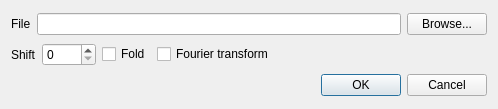
<?xml version="1.0" encoding="UTF-8"?>
<ui version="4.0">
 <class>DataOptionDialog</class>
 <widget class="QDialog" name="DataOptionDialog">
  <property name="geometry">
   <rect>
    <x>0</x>
    <y>0</y>
    <width>498</width>
    <height>109</height>
   </rect>
  </property>
  <property name="windowTitle">
   <string>Dialog</string>
  </property>
  <layout class="QVBoxLayout" name="verticalLayout">
   <item>
    <layout class="QHBoxLayout" name="horizontalLayout_3">
     <item>
      <widget class="QLabel" name="label_2">
       <property name="text">
        <string>File</string>
       </property>
      </widget>
     </item>
     <item>
      <layout class="QHBoxLayout" name="horizontalLayout_2">
       <item>
        <widget class="QLineEdit" name="filenameLineEdit"/>
       </item>
       <item>
        <widget class="QPushButton" name="browseButton">
         <property name="text">
          <string>Browse...</string>
         </property>
        </widget>
       </item>
      </layout>
     </item>
    </layout>
   </item>
   <item>
    <layout class="QHBoxLayout" name="horizontalLayout">
     <item>
      <widget class="QLabel" name="label">
       <property name="text">
        <string>Shift</string>
       </property>
      </widget>
     </item>
     <item>
      <widget class="QSpinBox" name="shiftSpinBox">
       <property name="maximum">
        <number>1024</number>
       </property>
      </widget>
     </item>
     <item>
      <widget class="QCheckBox" name="foldCheckBox">
       <property name="text">
        <string>Fold</string>
       </property>
      </widget>
     </item>
     <item>
      <widget class="QCheckBox" name="ftCheckBox">
       <property name="text">
        <string>Fourier transform</string>
       </property>
      </widget>
     </item>
     <item>
      <spacer name="horizontalSpacer">
       <property name="orientation">
        <enum>Qt::Horizontal</enum>
       </property>
       <property name="sizeHint" stdset="0">
        <size>
         <width>40</width>
         <height>20</height>
        </size>
       </property>
      </spacer>
     </item>
    </layout>
   </item>
   <item>
    <widget class="QDialogButtonBox" name="buttonBox">
     <property name="orientation">
      <enum>Qt::Horizontal</enum>
     </property>
     <property name="standardButtons">
      <set>QDialogButtonBox::Cancel|QDialogButtonBox::Ok</set>
     </property>
    </widget>
   </item>
  </layout>
 </widget>
 <resources/>
 <connections>
  <connection>
   <sender>buttonBox</sender>
   <signal>accepted()</signal>
   <receiver>DataOptionDialog</receiver>
   <slot>accept()</slot>
   <hints>
    <hint type="sourcelabel">
     <x>248</x>
     <y>254</y>
    </hint>
    <hint type="destinationlabel">
     <x>157</x>
     <y>274</y>
    </hint>
   </hints>
  </connection>
  <connection>
   <sender>buttonBox</sender>
   <signal>rejected()</signal>
   <receiver>DataOptionDialog</receiver>
   <slot>reject()</slot>
   <hints>
    <hint type="sourcelabel">
     <x>316</x>
     <y>260</y>
    </hint>
    <hint type="destinationlabel">
     <x>286</x>
     <y>274</y>
    </hint>
   </hints>
  </connection>
  <connection>
   <sender>browseButton</sender>
   <signal>clicked()</signal>
   <receiver>DataOptionDialog</receiver>
   <slot>getFilename()</slot>
   <hints>
    <hint type="sourcelabel">
     <x>348</x>
     <y>22</y>
    </hint>
    <hint type="destinationlabel">
     <x>199</x>
     <y>149</y>
    </hint>
   </hints>
  </connection>
 </connections>
 <slots>
  <slot>getFilename()</slot>
 </slots>
</ui>
